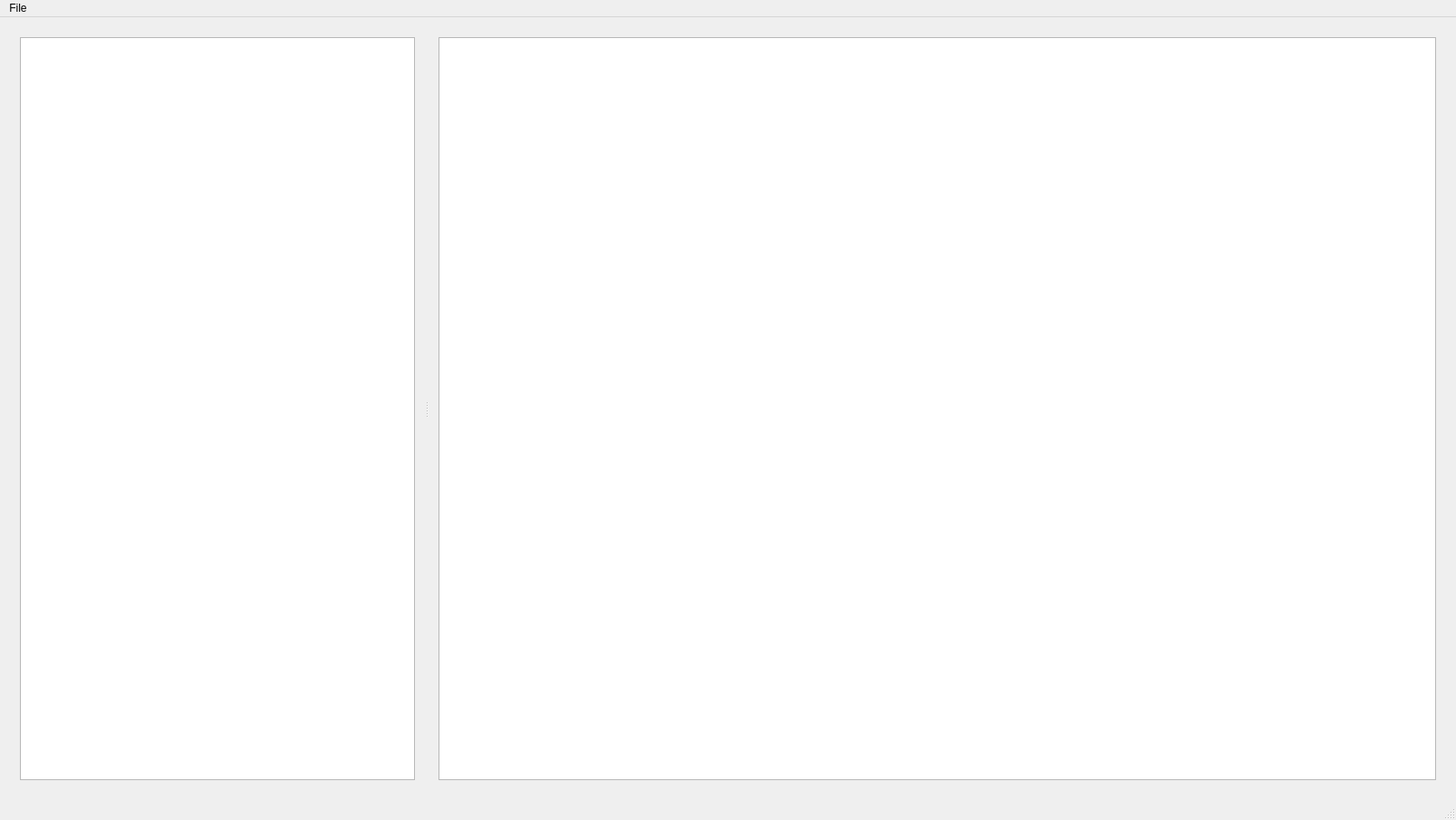
<?xml version="1.0" encoding="UTF-8"?>
<ui version="4.0">
 <class>MainWindow</class>
 <widget class="QMainWindow" name="MainWindow">
  <property name="geometry">
   <rect>
    <x>0</x>
    <y>0</y>
    <width>1607</width>
    <height>905</height>
   </rect>
  </property>
  <property name="sizePolicy">
   <sizepolicy hsizetype="Preferred" vsizetype="Preferred">
    <horstretch>0</horstretch>
    <verstretch>0</verstretch>
   </sizepolicy>
  </property>
  <property name="minimumSize">
   <size>
    <width>650</width>
    <height>300</height>
   </size>
  </property>
  <property name="acceptDrops">
   <bool>false</bool>
  </property>
  <property name="windowTitle">
   <string>utext</string>
  </property>
  <widget class="QWidget" name="centralWidget">
   <property name="sizePolicy">
    <sizepolicy hsizetype="Expanding" vsizetype="Expanding">
     <horstretch>0</horstretch>
     <verstretch>0</verstretch>
    </sizepolicy>
   </property>
   <layout class="QHBoxLayout" name="horizontalLayout_4">
    <item>
     <widget class="QSplitter" name="splitter">
      <property name="orientation">
       <enum>Qt::Horizontal</enum>
      </property>
      <widget class="QWidget" name="horizontalLayoutWidget">
       <layout class="QHBoxLayout" name="horizontalLayout_2">
        <item>
         <widget class="QTreeView" name="treeView">
          <property name="sizePolicy">
           <sizepolicy hsizetype="Ignored" vsizetype="Expanding">
            <horstretch>0</horstretch>
            <verstretch>0</verstretch>
           </sizepolicy>
          </property>
          <property name="minimumSize">
           <size>
            <width>150</width>
            <height>0</height>
           </size>
          </property>
         </widget>
        </item>
       </layout>
      </widget>
      <widget class="QWidget" name="horizontalLayoutWidget_2">
       <layout class="QHBoxLayout" name="horizontalLayout_3">
        <item>
         <widget class="QTextEdit" name="TextEdit">
          <property name="minimumSize">
           <size>
            <width>400</width>
            <height>0</height>
           </size>
          </property>
         </widget>
        </item>
       </layout>
      </widget>
     </widget>
    </item>
   </layout>
  </widget>
  <widget class="QStatusBar" name="statusBar"/>
  <widget class="QMenuBar" name="menuBar">
   <property name="geometry">
    <rect>
     <x>0</x>
     <y>0</y>
     <width>1607</width>
     <height>22</height>
    </rect>
   </property>
   <widget class="QMenu" name="menuFile">
    <property name="title">
     <string>File</string>
    </property>
    <widget class="QMenu" name="menuOpen">
     <property name="title">
      <string>Open</string>
     </property>
     <addaction name="actionOpen_Folder"/>
     <addaction name="separator"/>
     <addaction name="actionOpen_File"/>
    </widget>
    <addaction name="menuOpen"/>
    <addaction name="actionSave"/>
    <addaction name="actionSave_as"/>
   </widget>
   <addaction name="menuFile"/>
  </widget>
  <action name="actionNormal_Mode">
   <property name="text">
    <string>Normal Mode</string>
   </property>
  </action>
  <action name="actionHealth_Care_Mode">
   <property name="text">
    <string>Health Care</string>
   </property>
  </action>
  <action name="actionHard_Mode">
   <property name="text">
    <string>Hard Mode</string>
   </property>
  </action>
  <action name="actionSave">
   <property name="text">
    <string>Save</string>
   </property>
  </action>
  <action name="actionSave_as">
   <property name="text">
    <string>Save as</string>
   </property>
  </action>
  <action name="actionOpen_Folder">
   <property name="text">
    <string>Open Folder</string>
   </property>
  </action>
  <action name="actionOpen_File">
   <property name="text">
    <string>Open File</string>
   </property>
  </action>
 </widget>
 <layoutdefault spacing="6" margin="11"/>
 <resources/>
 <connections/>
</ui>
